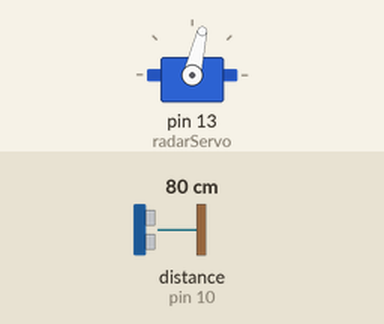
Recording of a sketch running on a simulated Arduino Uno, built with avr-gcc and run on an emulated ATmega328P. Shown: servo. Wiring (inferred from the names in the program): ultrasonic range finder: trigger pin 11; echo pin 10. The test bench sets the inputs (shaded band); at power-on: distance to the obstacle (sensor on pin 10) 80 cm. The echo pulse lasts 58.3 µs per cm; what the sketch prints to the serial monitor is not drawn.

Above: at 1.2 s.
1.3 s: distance to the obstacle (sensor on pin 10) set to 2 cm
At 2.0 s:
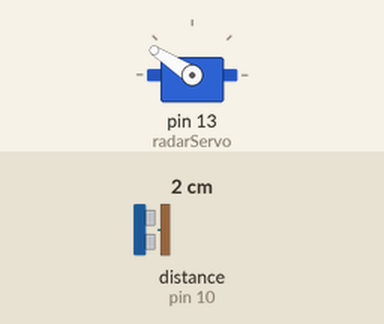
4.3 s: distance to the obstacle (sensor on pin 10) set to 250 cm
7.3 s: distance to the obstacle (sensor on pin 10) set to 60 cm
At 14.5 s:
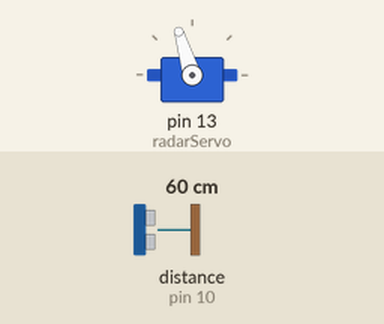
Timing chart, 0 to 16.3 s (numbered marks = the images above; inputs shaded):
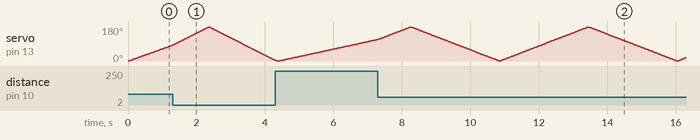

The sketch:

Code_Arduino.ino
```cpp
#include <Servo.h>

const int trigPin = 11;
const int echoPin = 10;
const int destra=0;
const int sinistra=180;

long duration;
int distinCM;

Servo radarServo;

void setup()
{
  pinMode(trigPin, OUTPUT);
  pinMode(echoPin, INPUT);
  Serial.begin(9600);
  radarServo.attach(13);
}
void loop()
{
  for(int i=destra;i<=sinistra;i++)
  {
    radarServo.write(i);
    delay(10);

    digitalWrite(trigPin, LOW);
    delayMicroseconds(2);
    digitalWrite(trigPin, HIGH);
    delayMicroseconds(10);
    digitalWrite(trigPin, LOW);
    duration = pulseIn(echoPin, HIGH);
    distinCM = duration*0.034/2;

    Serial.print(i);
    Serial.print("*");
    Serial.print(distinCM);
    Serial.print("#");
  }

  for(int i=sinistra;i>=destra;i--)
  {
    radarServo.write(i);
    delay(10);
    digitalWrite(trigPin, LOW);
    delayMicroseconds(2);
    digitalWrite(trigPin, HIGH);
    delayMicroseconds(10);
    digitalWrite(trigPin, LOW);
    duration = pulseIn(echoPin, HIGH);
    distinCM = duration*0.034/2;

    Serial.print(i);
    Serial.print("*");
    Serial.print(distinCM);
    Serial.print("#");
  }
}
```
